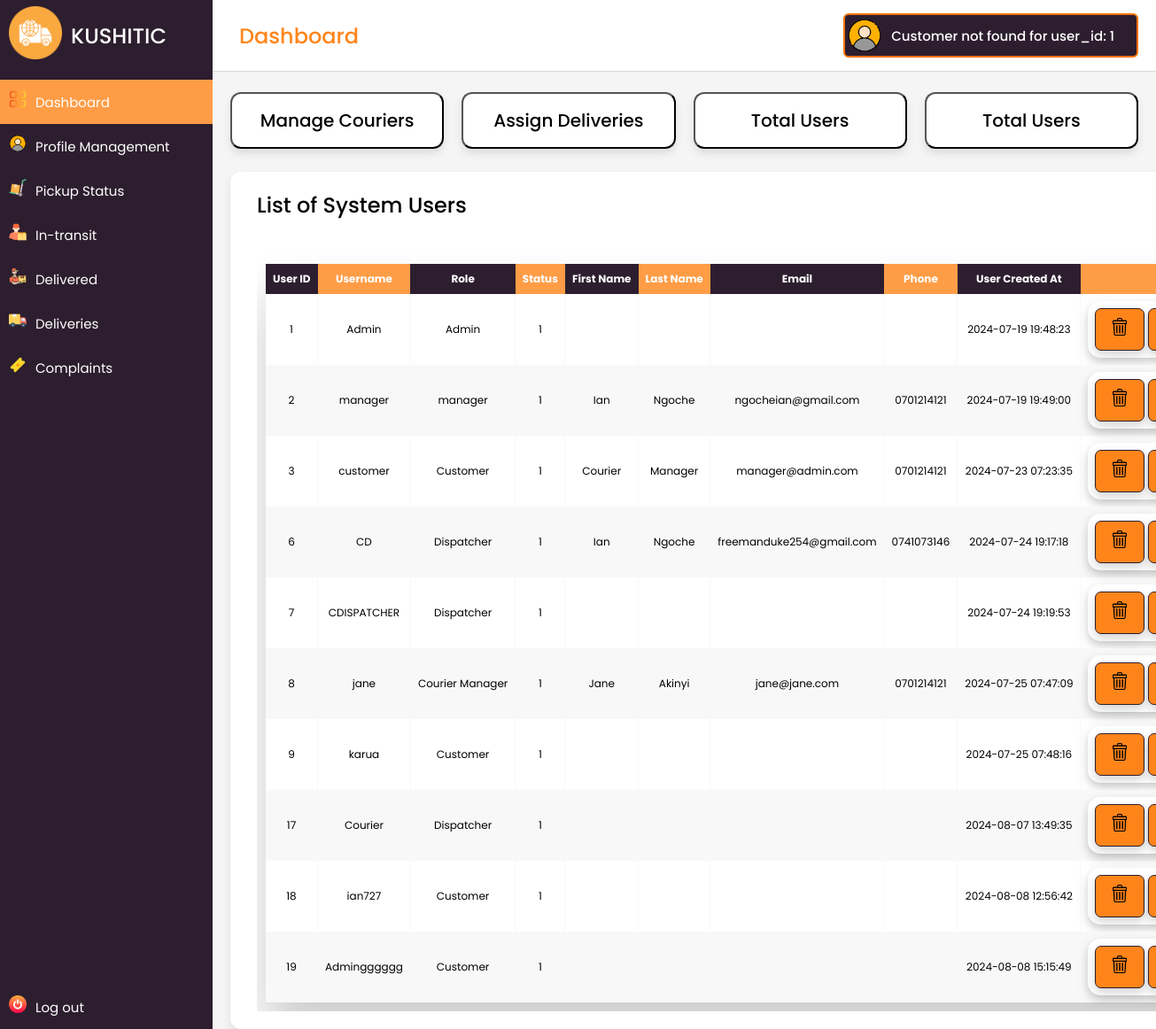
The app's page /main/courier/courier_management.php (signed in) with its own data.
### tables this page shows
CREATE TABLE `users_tbl` (
  `id` int(11) NOT NULL,
  `role` varchar(255) NOT NULL,
  `username` varchar(50) NOT NULL,
  `password` varchar(255) NOT NULL,
  `created_at` timestamp NOT NULL DEFAULT current_timestamp(),
  `Status` int(11) DEFAULT NULL
);

CREATE TABLE `employees_tbl` (
  `id` int(11) NOT NULL,
  `emply_id` int(11) DEFAULT NULL,
  `first_name` varchar(50) NOT NULL,
  `last_name` varchar(50) NOT NULL,
  `email` varchar(100) NOT NULL,
  `phone` varchar(20) DEFAULT NULL,
  `created_at` timestamp NOT NULL DEFAULT current_timestamp()
);

### main/courier/courier_management.php (the view, shortened to what this page needs)
<?php
    include('includes/header.php');
    $sql = "
    SELECT
        users_tbl.id AS user_id,
        users_tbl.username,
        users_tbl.role,
        users_tbl.status,
        employees_tbl.first_name,
        employees_tbl.last_name,
        employees_tbl.email,
        employees_tbl.phone,
        users_tbl.created_at AS user_created_at,
        employees_tbl.created_at AS employee_created_at
    FROM
        users_tbl
    LEFT JOIN
        employees_tbl
    ON
        users_tbl.id = employees_tbl.emply_id
    ORDER BY
        users_tbl.id ASC";
    $result = $conn->query($sql);
    ?>
   <div class="overview-boxes">
    <button class="box">
            <div class="right-side">
                <div class="box-topic">Manage Couriers</div>
             </div>
    </button>
    <button class="box">
            <div class="right-side">
                <div class="box-topic">Assign Deliveries
</div>
             </div>
    </button>
    <button class="box">
            <div class="right-side">
                <div class="box-topic">Total Users</div>
             </div>
    </button>
    <button class="box">
            <div class="right-side">
                <div class="box-topic">Total Users</div>
             </div>
    </button>
    </div>
        <div class="main-box">
          <div class=" section-box box">
            <div class="title-box">List of System Users</div>
            <div class="box-details">
              <ul class="details">
                <li class="topic">
                  <div class="button">
                  </div>
                </li>
                <div class="table-wrapper">
                <table class="fl-table">
            <thead>
                <tr>
                    <th>User ID</th>
                    <th>Username</th>
                    <th>Role</th>
                    <th>Status</th>
                    <th>First Name</th>
                    <th>Last Name</th>
                    <th>Email</th>
                    <th>Phone</th>
                    <th>User Created At</th>
                    <th>Action</th>
                </tr>
            </thead>
            <tbody>
    <?php
    if ($result->num_rows > 0) {
        while($row = $result->fetch_assoc()) {
            echo "<tr>";
            echo "<td>" . $row['user_id'] . "</td>";
            echo "<td>" . $row['username'] . "</td>";
            echo "<td>" . $row['role'] . "</td>";
            echo "<td>" . $row['status'] . "</td>";
            echo "<td>" . $row['first_name'] . "</td>";
            echo "<td>" . $row['last_name'] . "</td>";
            echo "<td>" . $row['email'] . "</td>";
            echo "<td>" . $row['phone'] . "</td>";
            echo "<td>" . $row['user_created_at'] . "</td>";
            echo "<td>
                    <div class='multi-button'>
                        <button class='btn-tbl' id='cut'><span><div class='icon-img'>
                        <img src='assets/img/icons/trash.png' alt='' />
                      </div></span></button>
                        <button class='btn-tbl' id='edit'><span> <div class='icon-img'>
                        <img src='assets/img/icons/edit.png' alt='' />
                      </div></span></button>
                        <button class='btn-tbl' id='cut'><span> Cut</span></button>
                    </div>
                </td>";
            echo "</tr>";
        }
    } else {
        echo "<tr><td colspan='10'>No records found</td></tr>";
    }
    ?>
</tbody>
        </table>
              </div>
              </ul>
            </div>
          </div>
        </div>
        <?php
include('includes/footer.php');
?>

### main/courier/assets/css/style.css (style rules this page uses)
:root { --white-color: #ffffff; --custom-gray-color: #d5d5d5; --dark-purple: #2D1E2F; --custom-primary-color: #ff851b; --custom-primary-hover-color: #FF9D47; --custom-text-color: #F57200; --text-dark: #000; --danger: #fa0808; --danger-hover: #f82b2b; --success: #015012; }
* { margin: 0; padding: 0; box-sizing: border-box; font-family: 'Poppins', sans-serif; }
body { min-height: 100%; }
.home-content .overview-boxes { display: flex; align-items: center; justify-content: space-between; flex-wrap: wrap; padding: 0 20px; margin-bottom: 26px; }
.overview-boxes .box { display: flex; align-items: center; justify-content: center; width: calc(100% / 4 - 15px); background: #fff; padding: 15px 14px; border-radius: 12px; box-shadow: 0 5px 10px rgba(0,0,0,0.1); }
.overview-boxes .box-topic { font-size: 20px; font-weight: 500; }
.home-content .main-box { display: flex; justify-content: space-between; }
.home-content .main-box .section-box { width: auto; background: #fff; padding: 20px 30px; margin: 0 20px; border-radius: 12px; box-shadow: 0 5px 10px rgba(0, 0, 0, 0.1); }
.home-content .main-box .box-details { align-items: center; justify-content: space-between; width: auto; min-height: 50vh; overflow: auto; }
.main-box .box .title-box { font-size: 24px; font-weight: 500; }
.main-box .box-details li.topic { font-size: 20px; font-weight: 500; }
.main-box .box-details li { list-style: none; margin: 8px 0; }
.main-box .box .button { width: 100%; display: flex; justify-content: flex-end; }
.table-wrapper { margin: 10px; box-shadow: 0px 35px 50px rgba( 0, 0, 0, 0.2 ); }
.fl-table { border-radius: 5px; font-size: 12px; font-weight: normal; border: none; border-collapse: collapse; width: 100%; max-width: 100%; white-space: nowrap; background-color: white; }
.fl-table td, .fl-table th { text-align: center; padding: 8px; }
.fl-table td { border-right: 1px solid #f8f8f8; font-size: 12px; }
.fl-table thead th { color: #ffffff; background: var(--custom-primary-hover-color); }
.fl-table thead th:nth-child(odd) { color: #ffffff; background: var(--dark-purple); }
.fl-table tr:nth-child(even) { background: #F8F8F8; }
.multi-button { background-color: white; border: 1px solid white; border-radius: 14px; padding: 7px; box-shadow: 0 4px 8px 0 rgba(0, 0, 0, 0.1), 0 6px 15px 0 rgba(0, 0, 0, 0.1); place-items: center; }
#cut { background-color: var(--custom-primary-color); border: 1px solid var(--dark-purple); }
#edit { background-color: var(--custom-primary-color); border: 1px solid var(--dark-purple); }
.btn-tbl { box-shadow: 0 4px 8px 0 rgba(0, 0, 0, 0.09), 0 6px 15px 0 rgba(0, 0, 0, 0.09); padding: 10px 17px 10px 17px; font: 15px Ubuntu; color: white; border-radius: 7px; }
.btn-tbl .icon-img img { margin: 0; width: 20px; height: 20px; }
.btn-tbl span { cursor: pointer; display: inline-block; position: relative; transition: 0.5s; }
.btn-tbl span:after { position: absolute; opacity: 0; top: 0; right: -20px; transition: 0.5s; }
#cut span:after { font-family: FontAwesome; }

### records on screen
users_tbl: id "1", username "Admin", role "Admin", Status "1", created_at "2024-07-19 19:48:23"
users_tbl: id "2", username "manager", role "manager", Status "1", employees_tbl.first_name "Ian", employees_tbl.last_name "Ngoche", employees_tbl.email "ngocheian@gmail.com", employees_tbl.phone "0701214121", created_at "2024-07-19 19:49:00"
users_tbl: id "3", username "customer", role "Customer", Status "1", employees_tbl.first_name "Courier", employees_tbl.last_name "Manager", employees_tbl.email "manager@admin.com", employees_tbl.phone "0701214121", created_at "2024-07-23 07:23:35"
users_tbl: id "6", username "CD", role "Dispatcher", Status "1", employees_tbl.first_name "Ian", employees_tbl.last_name "Ngoche", employees_tbl.email "freemanduke254@gmail.com", employees_tbl.phone "0741073146", created_at "2024-07-24 19:17:18"
users_tbl: id "7", username "CDISPATCHER", role "Dispatcher", Status "1", created_at "2024-07-24 19:19:53"
users_tbl: id "8", username "jane", role "Courier Manager", Status "1", employees_tbl.first_name "Jane", employees_tbl.last_name "Akinyi", employees_tbl.email "jane@jane.com", employees_tbl.phone "0701214121", created_at "2024-07-25 07:47:09"
users_tbl: id "9", username "karua", role "Customer", Status "1", created_at "2024-07-25 07:48:16"
users_tbl: id "17", username "Courier", role "Dispatcher", Status "1", created_at "2024-08-07 13:49:35"
users_tbl: id "18", username "ian727", role "Customer", Status "1", created_at "2024-08-08 12:56:42"
users_tbl: id "19", username "Admingggggg", role "Customer", Status "1", created_at "2024-08-08 15:15:49"

### other values on screen
$user_id "1"
